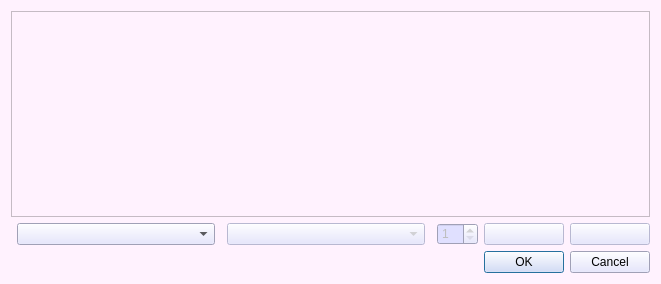
<?xml version="1.0" encoding="UTF-8"?>
<ui version="4.0">
 <class>newCreatureDialog</class>
 <widget class="QDialog" name="newCreatureDialog">
  <property name="geometry">
   <rect>
    <x>0</x>
    <y>0</y>
    <width>661</width>
    <height>284</height>
   </rect>
  </property>
  <property name="sizePolicy">
   <sizepolicy hsizetype="Minimum" vsizetype="Minimum">
    <horstretch>255</horstretch>
    <verstretch>255</verstretch>
   </sizepolicy>
  </property>
  <property name="baseSize">
   <size>
    <width>0</width>
    <height>0</height>
   </size>
  </property>
  <property name="windowTitle">
   <string>Добавить существо</string>
  </property>
  <property name="windowIcon">
   <iconset>
    <normaloff>appdata/icons/bimer.jpg</normaloff>appdata/icons/bimer.jpg</iconset>
  </property>
  <property name="styleSheet">
   <string notr="true">background-color: rgb(255, 242, 254);</string>
  </property>
  <property name="sizeGripEnabled">
   <bool>false</bool>
  </property>
  <property name="modal">
   <bool>false</bool>
  </property>
  <layout class="QGridLayout" name="gridLayout">
   <item row="5" column="6" colspan="2">
    <widget class="QDialogButtonBox" name="dialogDoneButtonBox">
     <property name="sizePolicy">
      <sizepolicy hsizetype="Preferred" vsizetype="Fixed">
       <horstretch>0</horstretch>
       <verstretch>0</verstretch>
      </sizepolicy>
     </property>
     <property name="cursor">
      <cursorShape>PointingHandCursor</cursorShape>
     </property>
     <property name="styleSheet">
      <string notr="true">background-color: rgb(224, 224, 255);</string>
     </property>
     <property name="orientation">
      <enum>Qt::Horizontal</enum>
     </property>
     <property name="standardButtons">
      <set>QDialogButtonBox::Cancel|QDialogButtonBox::Ok</set>
     </property>
    </widget>
   </item>
   <item row="4" column="3">
    <widget class="QComboBox" name="genderBox">
     <property name="enabled">
      <bool>false</bool>
     </property>
     <property name="sizePolicy">
      <sizepolicy hsizetype="Expanding" vsizetype="Fixed">
       <horstretch>0</horstretch>
       <verstretch>0</verstretch>
      </sizepolicy>
     </property>
     <property name="cursor">
      <cursorShape>PointingHandCursor</cursorShape>
     </property>
     <property name="styleSheet">
      <string notr="true">background-color: rgb(224, 224, 255);</string>
     </property>
     <property name="placeholderText">
      <string>Выберите пол существа...</string>
     </property>
     <item>
      <property name="text">
       <string>Мужской</string>
      </property>
     </item>
     <item>
      <property name="text">
       <string>Женский</string>
      </property>
     </item>
    </widget>
   </item>
   <item row="4" column="7">
    <widget class="QPushButton" name="removeButton">
     <property name="enabled">
      <bool>false</bool>
     </property>
     <property name="cursor">
      <cursorShape>PointingHandCursor</cursorShape>
     </property>
     <property name="styleSheet">
      <string notr="true">background-color: rgb(224, 224, 255);</string>
     </property>
     <property name="text">
      <string/>
     </property>
     <property name="icon">
      <iconset>
       <normaloff>appdata/icons/minus.png</normaloff>appdata/icons/minus.png</iconset>
     </property>
    </widget>
   </item>
   <item row="0" column="0" colspan="8">
    <widget class="QTableWidget" name="addedTable"/>
   </item>
   <item row="4" column="6">
    <widget class="QPushButton" name="addButton">
     <property name="enabled">
      <bool>false</bool>
     </property>
     <property name="sizePolicy">
      <sizepolicy hsizetype="Preferred" vsizetype="Fixed">
       <horstretch>0</horstretch>
       <verstretch>0</verstretch>
      </sizepolicy>
     </property>
     <property name="cursor">
      <cursorShape>PointingHandCursor</cursorShape>
     </property>
     <property name="styleSheet">
      <string notr="true">background-color: rgb(224, 224, 255);</string>
     </property>
     <property name="text">
      <string/>
     </property>
     <property name="icon">
      <iconset>
       <normaloff>appdata/icons/addIcon.png</normaloff>appdata/icons/addIcon.png</iconset>
     </property>
    </widget>
   </item>
   <item row="4" column="1">
    <widget class="QComboBox" name="creatureTypeBox">
     <property name="sizePolicy">
      <sizepolicy hsizetype="Expanding" vsizetype="Fixed">
       <horstretch>0</horstretch>
       <verstretch>0</verstretch>
      </sizepolicy>
     </property>
     <property name="cursor">
      <cursorShape>ArrowCursor</cursorShape>
     </property>
     <property name="styleSheet">
      <string notr="true">background-color: rgb(224, 224, 255);</string>
     </property>
     <property name="placeholderText">
      <string>Выберите тип существа...</string>
     </property>
     <item>
      <property name="text">
       <string>Черника</string>
      </property>
     </item>
     <item>
      <property name="text">
       <string>Лещина</string>
      </property>
     </item>
     <item>
      <property name="text">
       <string>Клён</string>
      </property>
     </item>
     <item>
      <property name="text">
       <string>Кабан</string>
      </property>
     </item>
     <item>
      <property name="text">
       <string>Лось</string>
      </property>
     </item>
     <item>
      <property name="text">
       <string>Волк</string>
      </property>
     </item>
     <item>
      <property name="text">
       <string>Медведь</string>
      </property>
     </item>
    </widget>
   </item>
   <item row="4" column="5">
    <widget class="QSpinBox" name="creatureAmountSpinBox">
     <property name="enabled">
      <bool>false</bool>
     </property>
     <property name="styleSheet">
      <string notr="true">background-color: rgb(224, 224, 255);</string>
     </property>
     <property name="buttonSymbols">
      <enum>QAbstractSpinBox::UpDownArrows</enum>
     </property>
     <property name="specialValueText">
      <string/>
     </property>
     <property name="minimum">
      <number>1</number>
     </property>
     <property name="maximum">
      <number>10</number>
     </property>
    </widget>
   </item>
   <item row="5" column="1" colspan="5">
    <spacer name="horizontalSpacer">
     <property name="orientation">
      <enum>Qt::Horizontal</enum>
     </property>
     <property name="sizeHint" stdset="0">
      <size>
       <width>40</width>
       <height>20</height>
      </size>
     </property>
    </spacer>
   </item>
  </layout>
 </widget>
 <resources/>
 <connections>
  <connection>
   <sender>dialogDoneButtonBox</sender>
   <signal>accepted()</signal>
   <receiver>newCreatureDialog</receiver>
   <slot>accept()</slot>
   <hints>
    <hint type="sourcelabel">
     <x>555</x>
     <y>251</y>
    </hint>
    <hint type="destinationlabel">
     <x>157</x>
     <y>274</y>
    </hint>
   </hints>
  </connection>
  <connection>
   <sender>dialogDoneButtonBox</sender>
   <signal>rejected()</signal>
   <receiver>newCreatureDialog</receiver>
   <slot>reject()</slot>
   <hints>
    <hint type="sourcelabel">
     <x>555</x>
     <y>257</y>
    </hint>
    <hint type="destinationlabel">
     <x>286</x>
     <y>274</y>
    </hint>
   </hints>
  </connection>
 </connections>
</ui>
